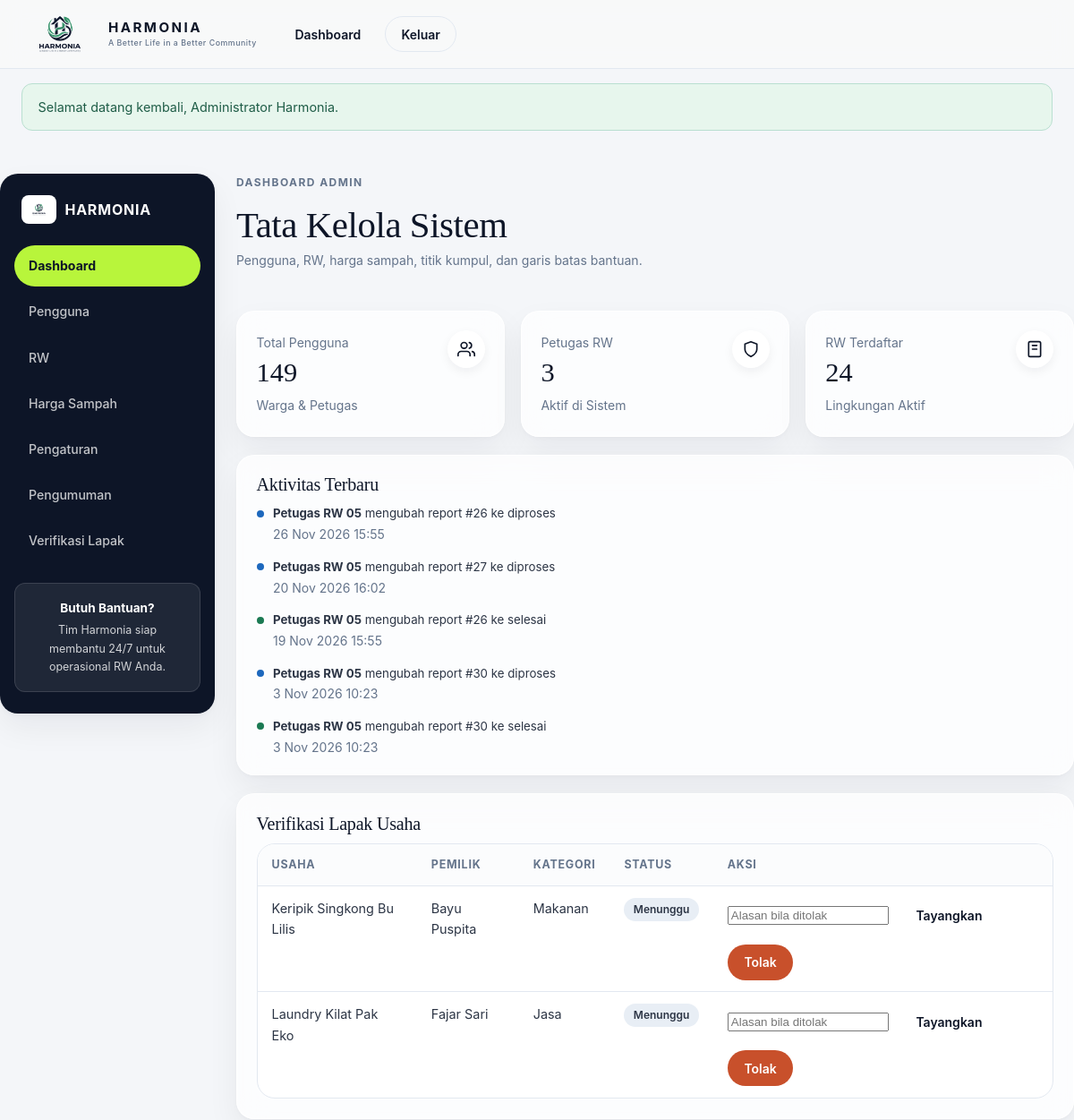
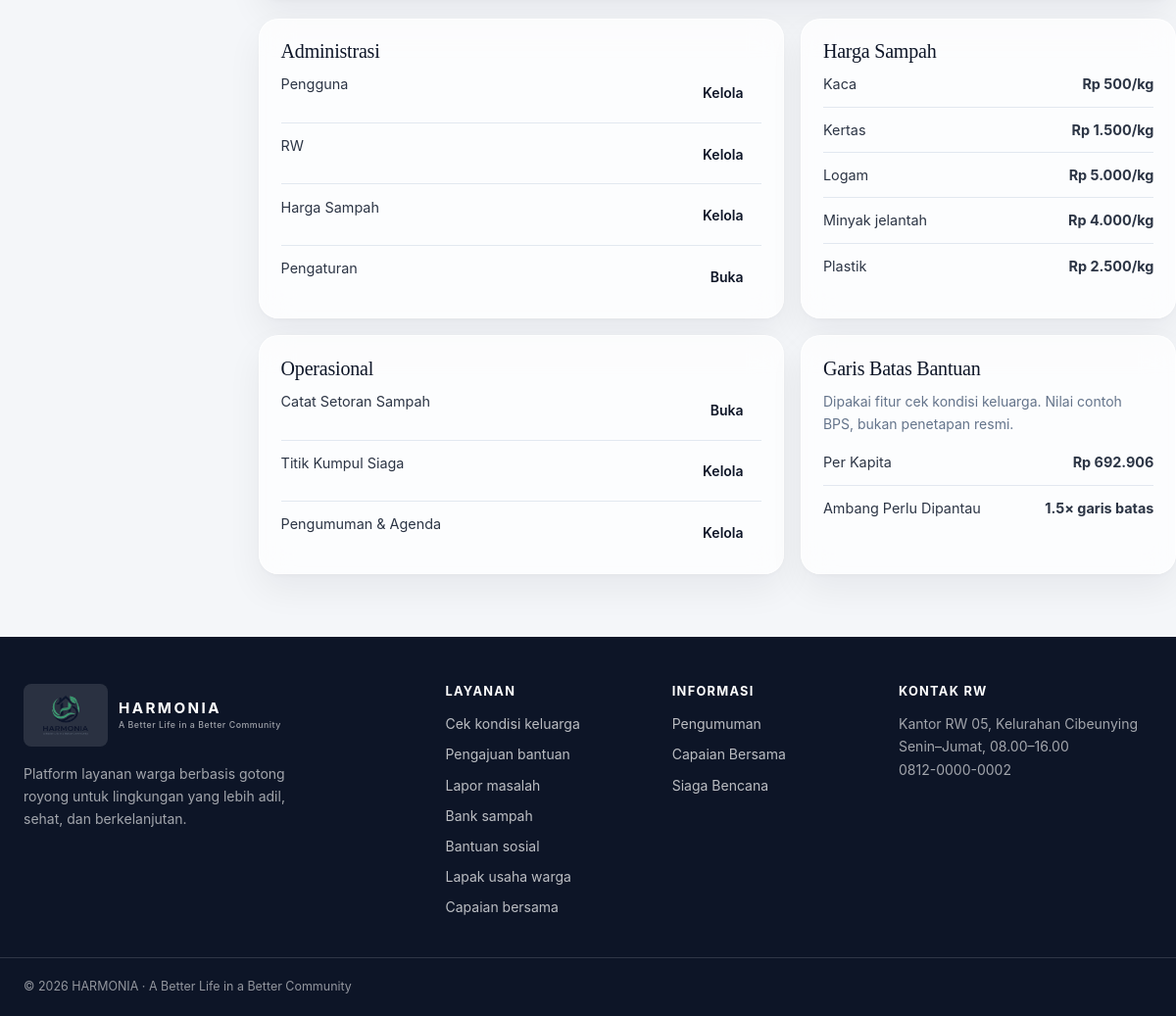
The page /dashboard/admin.php (signed in) on the database its author committed (2 pictures, top to bottom).
### tables this page shows
CREATE TABLE status_logs (
  id INT AUTO_INCREMENT PRIMARY KEY,
  ref_type ENUM('aid','report') NOT NULL,
  ref_id INT NOT NULL,
  status VARCHAR(20) NOT NULL,
  catatan TEXT NULL,
  by_user INT NULL,
  created_at DATETIME DEFAULT CURRENT_TIMESTAMP,
  FOREIGN KEY (by_user) REFERENCES users(id) ON DELETE SET NULL,
  INDEX idx_ref (ref_type, ref_id)
);

CREATE TABLE users (
  id INT AUTO_INCREMENT PRIMARY KEY,
  nama VARCHAR(80) NOT NULL,
  email VARCHAR(100) NOT NULL UNIQUE,
  password_hash VARCHAR(255) NOT NULL,
  role ENUM('warga','petugas','admin') NOT NULL DEFAULT 'warga',
  rw_id INT NULL,
  no_hp VARCHAR(20) NULL,
  foto VARCHAR(120) NULL,
  created_at DATETIME DEFAULT CURRENT_TIMESTAMP,
  FOREIGN KEY (rw_id) REFERENCES rw(id) ON DELETE SET NULL
);

CREATE TABLE businesses (
  id INT AUTO_INCREMENT PRIMARY KEY,
  user_id INT NOT NULL,
  nama_usaha VARCHAR(80) NOT NULL,
  kategori ENUM('makanan','jasa','kerajinan','pertanian') NOT NULL,
  deskripsi TEXT NOT NULL,
  foto VARCHAR(120) NOT NULL,
  kontak VARCHAR(20) NOT NULL,
  status ENUM('menunggu','tayang','ditolak') NOT NULL DEFAULT 'menunggu',
  alasan_tolak VARCHAR(200) NULL,
  tampil TINYINT(1) NOT NULL DEFAULT 1,
  created_at DATETIME DEFAULT CURRENT_TIMESTAMP,
  FOREIGN KEY (user_id) REFERENCES users(id) ON DELETE CASCADE
);

CREATE TABLE waste_types (
  id INT AUTO_INCREMENT PRIMARY KEY,
  nama VARCHAR(40) NOT NULL UNIQUE,
  harga_per_kg INT UNSIGNED NOT NULL
);

CREATE TABLE settings (
  setting_key VARCHAR(50) PRIMARY KEY,
  setting_value VARCHAR(255) NOT NULL
);

### dashboard/admin.php (the view, shortened to what this page needs)
<?php
require_once __DIR__ . '/../config/auth.php';
$count = fn(string $sql, array $p = []) => (int)(function () use ($pdo, $sql, $p) {
    $st = $pdo->prepare($sql);
    $st->execute($p);
    return $st->fetchColumn();
})();
$totalUser = $count('SELECT COUNT(*) FROM users');
$totalPetugas = $count("SELECT COUNT(*) FROM users WHERE role = 'petugas'");
$totalRw = $count('SELECT COUNT(*) FROM rw');
$lapak = $pdo->query("SELECT b.*, us.nama AS pemilik FROM businesses b JOIN users us ON us.id = b.user_id
    WHERE b.status = 'menunggu' ORDER BY b.created_at ASC LIMIT 10")->fetchAll();
$harga = $pdo->query('SELECT * FROM waste_types ORDER BY nama')->fetchAll();
$aktivitas = $pdo->query("SELECT sl.*, us.nama AS pelaku FROM status_logs sl LEFT JOIN users us ON us.id = sl.by_user ORDER BY sl.created_at DESC LIMIT 6")->fetchAll();
?>
<?php include ROOT_DIR . '/includes/header.php'; ?>
<section class="dash-layout container">
    <aside class="dash-sidebar">
        <div class="dash-sidebar__brand">
            <img src="<?= BASE ?>/assets/images/Logo.png" alt="Logo Harmonia">
            <span>HARMONIA</span>
        </div>
        <nav class="dash-sidebar__nav" aria-label="Menu admin">
            <a href="<?= BASE ?>/dashboard/admin.php" class="is-active">Dashboard</a>
            <a href="<?= BASE ?>/admin/pengguna.php">Pengguna</a>
            <a href="<?= BASE ?>/admin/rw.php">RW</a>
            <a href="<?= BASE ?>/admin/harga-sampah.php">Harga Sampah</a>
            <a href="<?= BASE ?>/admin/pengaturan.php">Pengaturan</a>
            <a href="<?= BASE ?>/pengumuman/kelola.php">Pengumuman</a>
            <a href="<?= BASE ?>/lapak/verifikasi.php">Verifikasi Lapak</a>
        </nav>
        <div class="dash-sidebar__help">
            <b>Butuh Bantuan?</b>
            Tim Harmonia siap membantu 24/7 untuk operasional RW Anda.
        </div>
    </aside>
    <div>
        <div class="dash__head">
            <div>
                <p class="eyebrow">Dashboard Admin</p>
                <h1>Tata Kelola Sistem</h1>
                <p class="small">Pengguna, RW, harga sampah, titik kumpul, dan garis batas bantuan.</p>
            </div>
        </div>
        <div class="dash-stat-grid">
            <div class="glass-panel dash-stat-card">
                <div>
                    <span class="small muted">Total Pengguna</span>
                    <div class="dash-stat-card__val"><?= $totalUser ?></div>
                    <span class="small muted">Warga &amp; Petugas</span>
                </div>
                <div class="dash-stat-card__icon">
                    <svg viewBox="0 0 24 24" fill="none" stroke="currentColor" stroke-width="2" stroke-linecap="round" stroke-linejoin="round"><path d="M17 21v-2a4 4 0 0 0-4-4H5a4 4 0 0 0-4 4v2"/><circle cx="9" cy="7" r="4"/><path d="M23 21v-2a4 4 0 0 0-3-3.87"/><path d="M16 3.13a4 4 0 0 1 0 7.75"/></svg>
                </div>
            </div>
            <div class="glass-panel dash-stat-card">
                <div>
                    <span class="small muted">Petugas RW</span>
                    <div class="dash-stat-card__val"><?= $totalPetugas ?></div>
                    <span class="small muted">Aktif di Sistem</span>
                </div>
                <div class="dash-stat-card__icon">
                    <svg viewBox="0 0 24 24" fill="none" stroke="currentColor" stroke-width="2" stroke-linecap="round" stroke-linejoin="round"><path d="M12 22s8-4 8-10V5l-8-3-8 3v7c0 6 8 10 8 10z"/></svg>
                </div>
            </div>
            <div class="glass-panel dash-stat-card">
                <div>
                    <span class="small muted">RW Terdaftar</span>
                    <div class="dash-stat-card__val"><?= $totalRw ?></div>
                    <span class="small muted">Lingkungan Aktif</span>
                </div>
                <div class="dash-stat-card__icon">
                    <svg viewBox="0 0 24 24" fill="none" stroke="currentColor" stroke-width="2" stroke-linecap="round" stroke-linejoin="round"><rect x="4" y="2" width="16" height="20" rx="2"/><path d="M9 7h6M9 12h6"/></svg>
                </div>
            </div>
        </div>
        <div class="glass-panel" style="margin-bottom:1.25rem">
            <h3>Aktivitas Terbaru</h3>
            <?php if ($aktivitas) : ?>
                <ul class="activity-feed">
                    <?php foreach ($aktivitas as $a) :
                        $dot = 'info';
                        if (in_array($a['status'], ['disetujui', 'tayang', 'selesai'], true)) $dot = 'ok';
                        elseif (in_array($a['status'], ['ditolak', 'batal'], true)) $dot = 'bad';
                    ?>
                        <li class="activity-item">
                            <span class="activity-dot activity-dot--<?= $dot ?>"></span>
                            <div>
                                <b><?= e($a['pelaku'] ?? 'Sistem') ?></b> mengubah <?= e($a['ref_type']) ?> #<?= (int)$a['ref_id'] ?> ke <?= e($a['status']) ?>
                                <br><span class="small muted"><?= tanggal($a['created_at'], true) ?></span>
                            </div>
                        </li>
                    <?php endforeach; ?>
                </ul>
            <?php else : ?>
                <div class="empty"><b>Belum Ada Aktivitas</b></div>
            <?php endif; ?>
        </div>
        <div class="glass-panel" style="margin-bottom:1.25rem">
            <h3>Verifikasi Lapak Usaha</h3>
            <?php if ($lapak) : ?>
                <div class="table-wrap">
                    <table class="data">
                        <thead><tr><th>Usaha</th><th>Pemilik</th><th>Kategori</th><th>Status</th><th>Aksi</th></tr></thead>
                        <tbody>
                        <?php foreach ($lapak as $l) : ?>
                            <tr>
                                <td><?= e($l['nama_usaha']) ?></td>
                                <td><?= e($l['pemilik']) ?></td>
                                <td><?= ucfirst(e($l['kategori'])) ?></td>
                                <td><?= status_chip($l['status']) ?></td>
                                <td>
                                    <form method="post" action="<?= BASE ?>/lapak/verifikasi.php" class="form-actions" style="margin:0;flex-wrap:wrap">
                                        <input name="alasan_tolak" placeholder="Alasan bila ditolak" maxlength="200" aria-label="Alasan penolakan" style="max-width:180px">
                                        <button class="btn btn--ghost btn--sm" type="submit" name="status" value="tayang">Tayangkan</button>
                                        <button class="btn btn--danger btn--sm" type="submit" name="status" value="ditolak">Tolak</button>
                                    </form>
                                </td>
                            </tr>
                        <?php endforeach; ?>
                        </tbody>
                    </table>
                </div>
            <?php else : ?>
                <div class="empty"><b>Tidak Ada Lapak Menunggu</b>Semua pendaftaran sudah diproses.</div>
            <?php endif; ?>
        </div>
        <div class="dash-grid">
            <div class="glass-panel">
                <h3>Administrasi</h3>
                <ul class="list-plain">
                    <li><span>Pengguna</span><a class="btn btn--ghost btn--sm" href="<?= BASE ?>/admin/pengguna.php">Kelola</a></li>
                    <li><span>RW</span><a class="btn btn--ghost btn--sm" href="<?= BASE ?>/admin/rw.php">Kelola</a></li>
                    <li><span>Harga Sampah</span><a class="btn btn--ghost btn--sm" href="<?= BASE ?>/admin/harga-sampah.php">Kelola</a></li>
                    <li><span>Pengaturan</span><a class="btn btn--ghost btn--sm" href="<?= BASE ?>/admin/pengaturan.php">Buka</a></li>
                </ul>
            </div>
            <div class="glass-panel">
                <h3>Harga Sampah</h3>
                <ul class="list-plain">
                    <?php foreach ($harga as $h) : ?>
                        <li><span><?= e($h['nama']) ?></span><b><?= rupiah($h['harga_per_kg']) ?>/kg</b></li>
                    <?php endforeach; ?>
                </ul>
            </div>
            <div class="glass-panel">
                <h3>Operasional</h3>
                <ul class="list-plain">
                    <li><span>Catat Setoran Sampah</span><a class="btn btn--ghost btn--sm" href="<?= BASE ?>/sampah/setor.php">Buka</a></li>
                    <li><span>Titik Kumpul Siaga</span><a class="btn btn--ghost btn--sm" href="<?= BASE ?>/siaga/kelola.php">Kelola</a></li>
                    <li><span>Pengumuman &amp; Agenda</span><a class="btn btn--ghost btn--sm" href="<?= BASE ?>/pengumuman/kelola.php">Kelola</a></li>
                </ul>
            </div>
            <div class="glass-panel">
                <h3>Garis Batas Bantuan</h3>
                <p class="small">Dipakai fitur cek kondisi keluarga. Nilai contoh BPS, bukan penetapan resmi.</p>
                <ul class="list-plain">
                    <li><span>Per Kapita</span><b><?= rupiah((int)setting('garis_batas_per_kapita')) ?></b></li>
                    <li><span>Ambang Perlu Dipantau</span><b><?= e(setting('ambang_dipantau_kali')) ?>× garis batas</b></li>
                </ul>
            </div>
        </div>
    </div>
</section>
<?php include ROOT_DIR . '/includes/footer.php'; ?>

### includes/helpers.php (shortened to what this page needs)
<?php
function e($v): string
{
    return htmlspecialchars((string)$v, ENT_QUOTES, 'UTF-8');
}
function rupiah($n): string
{
    return 'Rp ' . number_format((float)$n, 0, ',', '.');
}
function tanggal(?string $dt, bool $dengan_jam = false): string
{
    $bulan = [1 => 'Jan', 'Feb', 'Mar', 'Apr', 'Mei', 'Jun', 'Jul', 'Agu', 'Sep', 'Okt', 'Nov', 'Des'];
    $t = strtotime($dt);
    return date('j', $t) . ' ' . $bulan[(int)date('n', $t)] . ' ' . date('Y', $t) . ($dengan_jam ? ' ' . date('H:i', $t) : '');
}
function status_chip(string $status): string
{
    $nada = match ($status) {
        'selesai', 'disetujui', 'tayang', 'tercapai', 'diteruskan', 'aman', 'dicairkan' => 'ok',
        'ditolak', 'butuh_bantuan', 'rentan' => 'warn',
        'diproses', 'diverifikasi', 'dipantau' => 'info',
        default => 'netral',
    };
    return '<span class="chip chip--' . $nada . '">' . e(STATUS_LABEL[$status] ?? $status) . '</span>';
}
function setting(string $key, string $default = '0'): string
{
    global $pdo;
    $st = $pdo->prepare('SELECT setting_value FROM settings WHERE setting_key = ?');
    $st->execute([$key]);
    $v = $st->fetchColumn();
    return $v === false ? $default : $v;
}

### rows shown on the page
status_logs: by_user.nama "Petugas RW 05", ref_type "report", ref "26", status "diproses", created_at "26 Nov 2026 15:55"
status_logs: by_user.nama "Petugas RW 05", ref_type "report", ref "27", status "diproses", created_at "20 Nov 2026 16:02"
status_logs: by_user.nama "Petugas RW 05", ref_type "report", ref "26", status "selesai", created_at "19 Nov 2026 15:55"
status_logs: by_user.nama "Petugas RW 05", ref_type "report", ref "30", status "diproses", created_at "3 Nov 2026 10:23"
status_logs: by_user.nama "Petugas RW 05", ref_type "report", ref "30", status "selesai", created_at "3 Nov 2026 10:23"
businesses: nama_usaha "Keripik Singkong Bu Lilis", user.nama "Bayu Puspita", kategori "Makanan", status "Menunggu"
businesses: nama_usaha "Laundry Kilat Pak Eko", user.nama "Fajar Sari", kategori "Jasa", status "Menunggu"
waste_types: nama "Kaca", harga_per_kg "Rp 500"
waste_types: nama "Kertas", harga_per_kg "Rp 1.500"
waste_types: nama "Logam", harga_per_kg "Rp 5.000"
waste_types: nama "Minyak jelantah", harga_per_kg "Rp 4.000"
waste_types: nama "Plastik", harga_per_kg "Rp 2.500"
settings: setting_value "Rp 692.906"
settings: setting_value "1.5"

### other values the page prints
$f['pesan'] "Selamat datang kembali, Administrator Harmonia."
$totalUser "149"
$totalPetugas "3"
$totalRw "24"
$label "Cek kondisi keluarga"
$label "Pengajuan bantuan"
$label "Lapor masalah"
$label "Bank sampah"
$label "Bantuan sosial"
$label "Lapak usaha warga"
$label "Capaian bersama"
